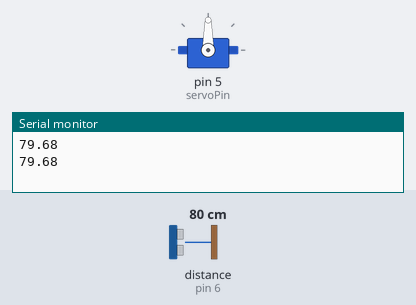
A sketch run on a simulated Arduino Uno, built with avr-gcc and run on an emulated ATmega328P. Parts: servo, the last lines printed to the serial monitor. Wiring (inferred from the names in the program): ultrasonic range finder: trigger pin 7; echo pin 6. The test bench sets the inputs (shaded band); at power-on: distance to the obstacle (sensor on pin 6) 80 cm. The echo pulse lasts 58.3 µs per cm.

Above: at 1.8 s.
1.9 s: distance to the obstacle (sensor on pin 6) set to 23 cm
3.4 s: distance to the obstacle (sensor on pin 6) set to 18 cm
At 4.8 s:
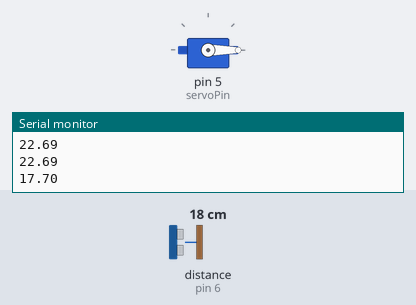
5.5 s: distance to the obstacle (sensor on pin 6) set to 35 cm
At 6.5 s:
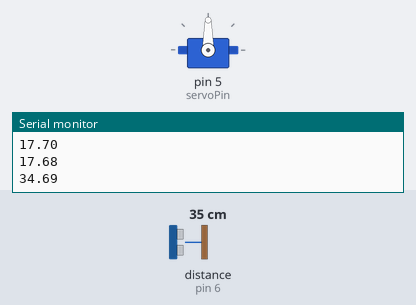
7.5 s: distance to the obstacle (sensor on pin 6) set to 2 cm
At 9.4 s:
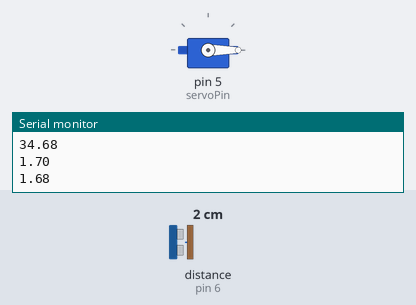
Timing chart, 0 to 10.5 s (numbered marks = the images above; inputs shaded):
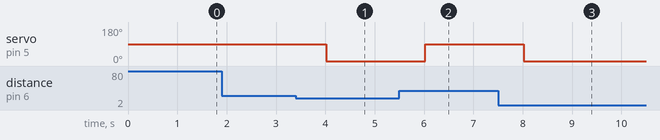

The sketch:

arduino.ino
```cpp
#include <Servo.h>

const int trigPin = 7;
const int echoPin = 6;
const int servoPin = 5;

Servo servo;

void setup() {
  Serial.begin(9600);

  pinMode(trigPin, OUTPUT);
  pinMode(echoPin, INPUT);
  servo.attach(servoPin);
}

void loop() {
  digitalWrite(trigPin, LOW);
  delayMicroseconds(2);

  digitalWrite(trigPin, HIGH);
  delayMicroseconds(10);
  digitalWrite(trigPin, LOW);

  long duration = pulseIn(echoPin, HIGH);

  float distance_cm = duration * 0.0343 / 2.0;

  if (distance_cm < 20) {
    servo.write(0);
  }
  else {
    servo.write(90);
  }

  Serial.println(distance_cm);

  delay(1000);
}
```

Measured:
- the behaviour switches between 21 and 20 cm on distance to the obstacle (sensor on pin 6) (found by bisection; images 0 and 1)
- after the input at 3.4 s, servo on pin 5 (servoPin): 90° → 0° after 0.62 s
- after the input at 5.5 s, servo on pin 5 (servoPin): 0° → 90° after 0.52 s
- after the input at 7.5 s, servo on pin 5 (servoPin): 90° → 0° after 0.53 s
